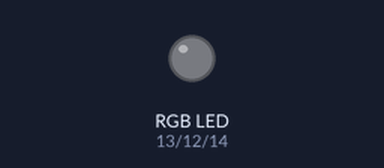
Bench run of a sketch on a simulated ESP8266 (NodeMCU). Shown: an RGB LED mixed from three pins (HIGH = lit). WiFi joins after 1.5 s; servers stay silent unless stated; random numbers use the default seed unless the sketch sets one; what the sketch prints to the serial monitor is not drawn.

Above: at 0.1 s.
At 1.6 s:
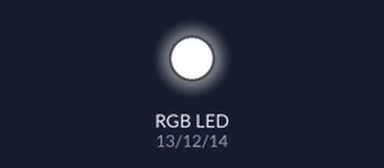
Timing chart, 0 to 3.1 s (numbered marks = the images above):
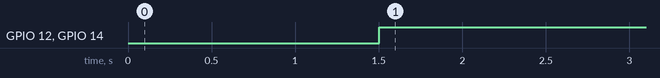

Measured:
- by itself, GPIO 12 (greenPin), GPIO 14 (bluePin): LOW → HIGH at 1.5 s

The sketch:

wifi_rgb.ino
```cpp
#include <ESP8266WiFi.h>
#include <ESP8266HTTPClient.h>

// Wifi creds:
const char* ssid = "ssid";
const char* password = "password";

// RGB Light Initialize:
// Pins:
int redPin = 13;    // GPIO 13 | D7 On board.
int greenPin = 12;  // GPIO 14 | D5 On board.
int bluePin = 14;   // GPIO 12 | D6 On board.

// RGB Values:
int redValue = 0; // Initial Red Value.
int greenValue = 0; // Initial Green Value.
int blueValue = 0; // Initial Blue Value.

// Flicker:
int flickerDelay = 0; // Delay value.
int flickerRange = 0; // Color range value.
int flickerDelayRemote = 0; // Delay value from the server.
int flickerRangeRemote = 0; // Color range value from the server.
int flickerRed; // Altered red value to produce flicker effect.
int flickerGreen; // Altered green value to produce flicker effect.
int flickerBlue; // Altered blue value to produce flicker effect.

// If your LED is NOT a common anode; comment the next line out.
#define COMMON_ANODE

int cnt = 0; // Initial loop count.

void setup() {

  Serial.begin(115200); // Start the serial monitor.

  // RGB Light Setup:
  pinMode(redPin, OUTPUT);
  pinMode(greenPin, OUTPUT);
  pinMode(bluePin, OUTPUT);

  Serial.println("Hello Digital Craft");
  Serial.println("Connecting ");
  WiFi.begin(ssid, password);

  while (WiFi.status() != WL_CONNECTED){
    delay(500);
    Serial.print(".");
  }

  Serial.println("WiFi Connected");
  Serial.println(WiFi.localIP());

}

void loop() {

  // After it loops 10 times; check the server for an update:
  if (cnt == 10){

    if (WiFi.status() == WL_CONNECTED) {


      HTTPClient http;
      http.begin("http://dockit.org/candles/data.txt");

      int httpCode = http.GET();

      if (httpCode > 0){

        Serial.println("Reading data: ");

        String payload = http.getString();

        // Parse the data:
        redValue = getValue(payload, ':', 0).toInt();
        greenValue = getValue(payload, ':', 1).toInt();
        blueValue = getValue(payload, ':', 2).toInt();
        flickerRangeRemote = getValue(payload, ':', 3).toInt();
        flickerDelayRemote = getValue(payload, ':', 4).toInt();

        // Print the values to the serial monitor:
        Serial.println("Red:" + String(redValue));
        Serial.println("Green:" + String(greenValue));
        Serial.println("Blue:" + String(blueValue));
        Serial.println("Decay:" + String(flickerRangeRemote));
        Serial.println("Speed:" + String(flickerDelayRemote));

      }else{

        Serial.println("Something baaaaaaad happened!");

      }

      http.end();

    }

    cnt = 0; // Reset loop counter.

  }

  // Get flicker value for Red:
  flickerRange = random(0,flickerRangeRemote); // Random number for color value.
  if ((redValue - flickerRange) < 0) {
    flickerRed = redValue + flickerRange;
  }else{
    flickerRed = redValue - flickerRange;
  }

  // Get flicker value for Green:
  flickerRange = random(0,flickerRangeRemote); // Random number for color value.
  if ((greenValue - flickerRange) < 0) {
    flickerGreen = greenValue + flickerRange;
  }else{
    flickerGreen = greenValue - flickerRange;
  }

  // Get flicker value for Blue:
  flickerRange = random(0,flickerRangeRemote); // Random number for color value.
  if ((blueValue - flickerRange) < 0) {
    flickerBlue = blueValue + flickerRange;
  }else{
    flickerBlue = blueValue - flickerRange;
  }

  // Get flicker delay value:
  flickerDelay = random(20,20+flickerDelayRemote); // Randomize the color flicker/
  setColor(flickerRed, flickerGreen, flickerBlue);  // Send color values to the light.
  delay(flickerDelay); // Apply the delay.
  ++cnt; // Increment the loop count by 1.

}

// Parsing function:
String getValue(String data, char separator, int index) {
    int found = 0;
    int strIndex[] = { 0, -1 };
    int maxIndex = data.length() - 1;

    for (int i = 0; i <= maxIndex && found <= index; i++) {
        if (data.charAt(i) == separator || i == maxIndex) {
            found++;
            strIndex[0] = strIndex[1] + 1;
            strIndex[1] = (i == maxIndex) ? i+1 : i;
        }
    }
    return found > index ? data.substring(strIndex[0], strIndex[1]) : "";
}

// Sends color values to LED:
void setColor(int red, int green, int blue) {

  #ifdef COMMON_ANODE
    red = 1024 - red;
    green = 1024 - green;
    blue = 1024 - blue;
  #endif

  analogWrite(redPin, red);
  analogWrite(greenPin, green);
  analogWrite(bluePin, blue);

}
```
